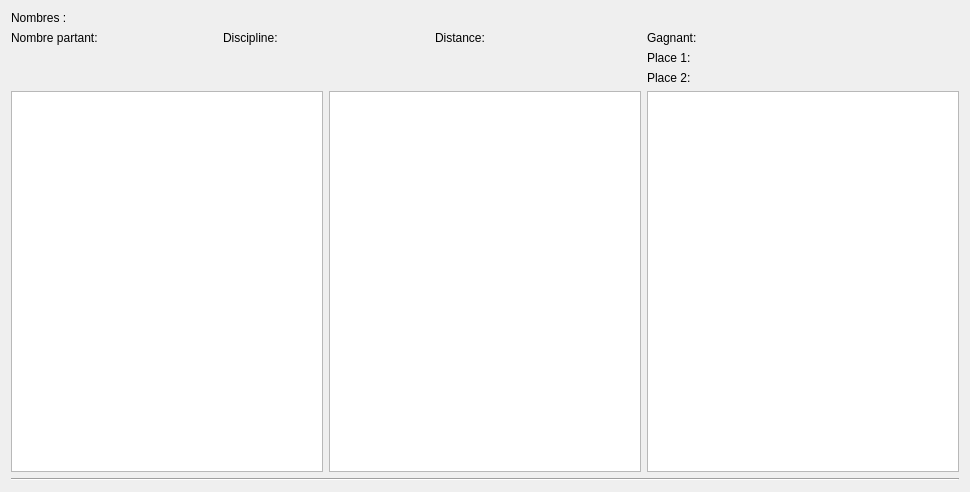
<?xml version="1.0" encoding="UTF-8"?>
<ui version="4.0">
 <class>BDDCourseData</class>
 <widget class="QWidget" name="BDDCourseData">
  <property name="geometry">
   <rect>
    <x>0</x>
    <y>0</y>
    <width>970</width>
    <height>492</height>
   </rect>
  </property>
  <property name="windowTitle">
   <string>Form</string>
  </property>
  <layout class="QGridLayout" name="gridLayout_2">
   <item row="0" column="5">
    <widget class="QLabel" name="m_nbr5">
     <property name="text">
      <string/>
     </property>
    </widget>
   </item>
   <item row="1" column="3">
    <widget class="QLabel" name="m_discipline">
     <property name="text">
      <string/>
     </property>
    </widget>
   </item>
   <item row="0" column="4">
    <widget class="QLabel" name="m_nbr4">
     <property name="text">
      <string/>
     </property>
    </widget>
   </item>
   <item row="3" column="6">
    <widget class="QLabel" name="m_place2Label">
     <property name="text">
      <string>Place 2: </string>
     </property>
    </widget>
   </item>
   <item row="2" column="6">
    <widget class="QLabel" name="m_place1Label">
     <property name="text">
      <string>Place 1:</string>
     </property>
    </widget>
   </item>
   <item row="2" column="7">
    <widget class="QLabel" name="m_place1">
     <property name="text">
      <string/>
     </property>
    </widget>
   </item>
   <item row="1" column="2">
    <widget class="QLabel" name="m_disciplineLabel">
     <property name="text">
      <string>Discipline:</string>
     </property>
    </widget>
   </item>
   <item row="1" column="4">
    <widget class="QLabel" name="m_distanceLabel">
     <property name="text">
      <string>Distance:</string>
     </property>
    </widget>
   </item>
   <item row="0" column="3">
    <widget class="QLabel" name="m_nbr3">
     <property name="text">
      <string/>
     </property>
    </widget>
   </item>
   <item row="0" column="6">
    <widget class="QLabel" name="m_nbr6">
     <property name="text">
      <string/>
     </property>
    </widget>
   </item>
   <item row="1" column="7">
    <widget class="QLabel" name="m_winner">
     <property name="text">
      <string/>
     </property>
    </widget>
   </item>
   <item row="0" column="7">
    <widget class="QLabel" name="m_nbr7">
     <property name="text">
      <string/>
     </property>
    </widget>
   </item>
   <item row="0" column="1">
    <widget class="QLabel" name="m_nbr1">
     <property name="text">
      <string/>
     </property>
    </widget>
   </item>
   <item row="1" column="6">
    <widget class="QLabel" name="m_winnerLabel">
     <property name="text">
      <string>Gagnant:</string>
     </property>
    </widget>
   </item>
   <item row="3" column="7">
    <widget class="QLabel" name="m_place2">
     <property name="text">
      <string/>
     </property>
    </widget>
   </item>
   <item row="1" column="0">
    <widget class="QLabel" name="m_nbrLeaverLabel">
     <property name="text">
      <string>Nombre partant:</string>
     </property>
    </widget>
   </item>
   <item row="1" column="1">
    <widget class="QLabel" name="m_nbrLeaver">
     <property name="text">
      <string/>
     </property>
    </widget>
   </item>
   <item row="5" column="0" colspan="9">
    <widget class="Line" name="line">
     <property name="orientation">
      <enum>Qt::Horizontal</enum>
     </property>
    </widget>
   </item>
   <item row="1" column="5">
    <widget class="QLabel" name="m_distance">
     <property name="text">
      <string/>
     </property>
    </widget>
   </item>
   <item row="0" column="2">
    <widget class="QLabel" name="m_nbr2">
     <property name="text">
      <string/>
     </property>
    </widget>
   </item>
   <item row="0" column="8">
    <widget class="QLabel" name="m_nbr8">
     <property name="text">
      <string/>
     </property>
    </widget>
   </item>
   <item row="0" column="0">
    <widget class="QLabel" name="m_horsesLabel">
     <property name="text">
      <string>Nombres :</string>
     </property>
    </widget>
   </item>
   <item row="4" column="3" colspan="3">
    <widget class="QTableView" name="m_en3"/>
   </item>
   <item row="4" column="0" colspan="3">
    <widget class="QTableView" name="m_en2">
     <property name="minimumSize">
      <size>
       <width>0</width>
       <height>0</height>
      </size>
     </property>
    </widget>
   </item>
   <item row="4" column="6" colspan="3">
    <widget class="QTableView" name="m_en2En3">
     <property name="minimumSize">
      <size>
       <width>0</width>
       <height>310</height>
      </size>
     </property>
    </widget>
   </item>
  </layout>
 </widget>
 <resources/>
 <connections/>
</ui>
